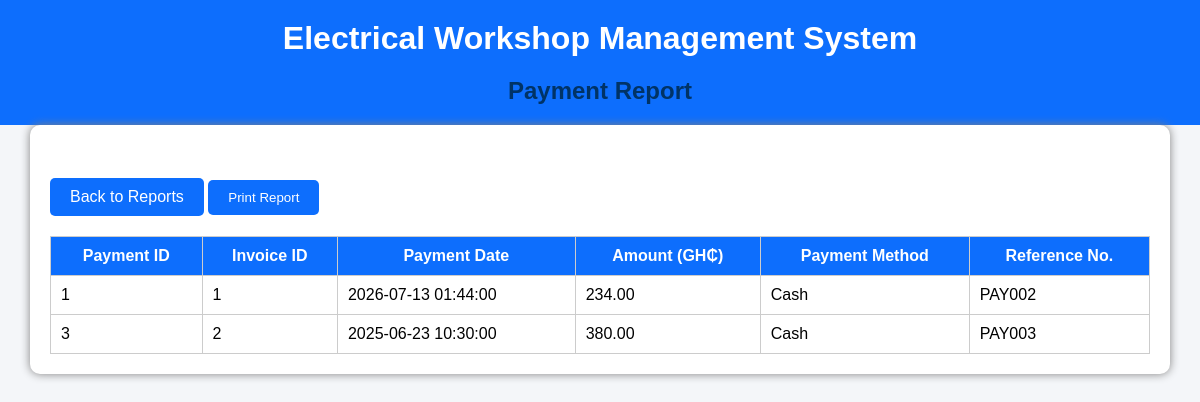
Screenshot of /reports/payment_report.php (signed in) with the database file from the repository.
### tables this page shows
CREATE TABLE payment (
  `Payment_ID` int NOT NULL AUTO_INCREMENT,
  `Invoice_ID` int NOT NULL,
  `Payment_Date` datetime NOT NULL,
  `Amount` decimal(10,2) NOT NULL,
  `Payment_Method` varchar(30) DEFAULT NULL,
  `Reference_No` varchar(100) DEFAULT NULL,
  PRIMARY KEY (`Payment_ID`),
  KEY `Invoice_ID` (`Invoice_ID`),
  CONSTRAINT `payment_ibfk_1` FOREIGN KEY (`Invoice_ID`) REFERENCES `invoice` (`Invoice_ID`)
);

### reports/payment_report.php (the view, shortened to what this page needs)
<?php
Include '../config/database.php';
$sql = "SELECT p.Payment_ID,
               p.Invoice_ID,
               p.Payment_Date,
               p.Amount,
               p.Payment_Method,
               p.Reference_No
        FROM Payment p
        ORDER BY p.Payment_ID";
$result=mysqli_query($conn,$sql);
?>
<!DOCTYPE html>
<html>
<head>
<link rel="stylesheet" href="../css/style.css">
</head>
<body>
<div class="header">
<h1>Electrical Workshop Management System</h1>
<h2>Payment Report</h2>
</div>
<div class="container">
<br>
<a href="index.php" class="btn">Back to Reports</a>
<button onclick="window.print()" class="btn">Print Report</button>
<table>
<tr>
<th>Payment ID</th>
<th>Invoice ID</th>
<th>Payment Date</th>
<th>Amount (GH₵)</th>
<th>Payment Method</th>
<th>Reference No.</th>
</tr>
<?php while($row=mysqli_fetch_assoc($result)){ ?>
<tr>
<td><?php echo $row['Payment_ID']; ?></td>
<td><?php echo $row['Invoice_ID']; ?></td>
<td><?php echo $row['Payment_Date']; ?></td>
<td><?php echo number_format($row['Amount'],2); ?></td>
<td><?php echo trim($row['Payment_Method']); ?></td>
<td><?php echo $row['Reference_No']; ?></td>
</tr>
<?php } ?>
</table>
</div>
</body>
</html>

### css/style.css (style rules this page uses)
Body { Font-family: Arial; Background:#f4f4f4; }
.container { Width:70%; Margin:auto; Background:#fff; Padding:20px; Margin-top:40px; Border-radius:10px; Box-shadow:0 0 10px gray; }
H2 { Text-align:center; Color:#003366; }
Button,.btn { Background:#003366; Color:white; Padding:10px 20px; Border:none; Text-decoration:none; Display:inline-block; Margin-top:15px; Cursor:pointer; }
Table { Width:100%; Border-collapse:collapse; Margin-top:20px; }
Table,th,td { Border:1px solid #ccc; }
Th { Background:#003366; Color:white; Padding:10px; }
Td { Padding:10px; }
* { margin:0; padding:0; box-sizing:border-box; font-family:Arial, Helvetica, sans-serif; }
body { background:#f4f6f9; }
.container { width:95%; margin:auto; }
.header { background:#0d6efd; color:white; padding:20px; text-align:center; }
.btn { display:inline-block; background:#0d6efd; color:white; padding:10px 20px; text-decoration:none; border-radius:5px; }
table { width:100%; border-collapse:collapse; margin-top:20px; }
table th { background:#0d6efd; color:white; padding:10px; }
table td { padding:10px; border:1px solid #ccc; }
h2 { margin-top:20px; }

### rows the page displays
payment: Payment_ID "1", Invoice_ID "1", Payment_Date "2026-07-13 01:44:00", Amount "234.00", Payment_Method "Cash", Reference_No "PAY002"
payment: Payment_ID "3", Invoice_ID "2", Payment_Date "2025-06-23 10:30:00", Amount "380.00", Payment_Method "Cash", Reference_No "PAY003"
